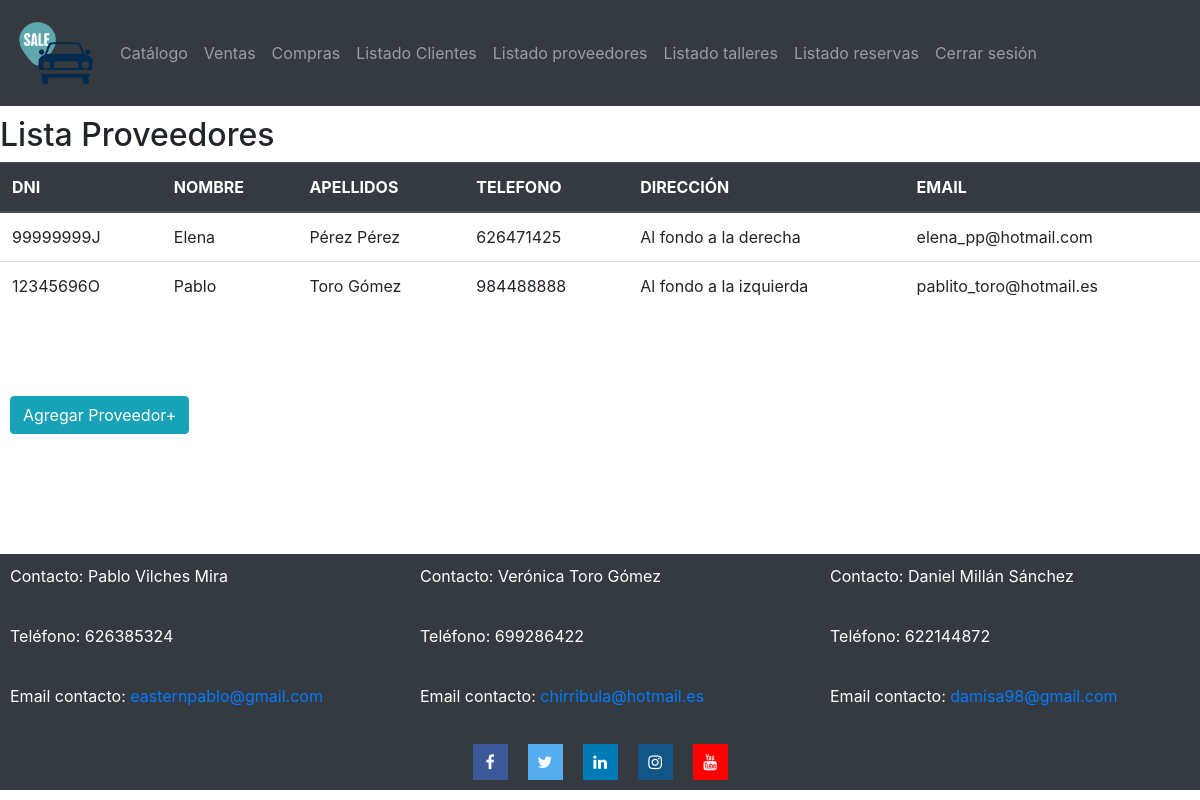
Screenshot of /listar/proveedores/ (signed in) with the database file from the repository.
### catalogo/models.py (models this page shows, shortened)
class Proveedor(models.Model):
    proveedor_id = models.AutoField(primary_key=True)
    dni = models.CharField(max_length=9)
    nombre = models.CharField(max_length=50)
    apellidos = models.CharField(max_length=50)
    telefono = models.CharField(max_length=9)
    direccion = models.CharField(max_length=100)
    email = models.EmailField(max_length=50)

### catalogo/views.py (the view)
# urls.py: path("listar/proveedores/", views.listar_proveedores, name="Listado proveedores - Concesionario"),
@login_required(login_url="/concesionario/login")
def listar_proveedores(request):
    proveedores = Proveedor.objects.all()
    return render(request, "listar_proveedores.html",{"proveedores":proveedores})

### catalogo/templates/listar_proveedores.html (shortened to what this page needs)
{% extends "base.html" %}
{% block content %}
<h2>Lista Proveedores</h2>
<table class="table">
    <thead class="thead-dark">
      <tr>
        <th>DNI</th>
        <th>NOMBRE</th>
        <th>APELLIDOS</th>
        <th>TELEFONO</th>
        <th>DIRECCIÓN</th>
        <th>EMAIL</th>
      </tr>
    </thead>
    <tbody>
        {% for proveedor in proveedores %}
        <tr>
            <td>{{proveedor.dni}}</td>
            <td>{{proveedor.nombre}}</td>
            <td>{{proveedor.apellidos}}</td>
            <td>{{proveedor.telefono}}</td>
            <td>{{proveedor.direccion}}</td>
            <td>{{proveedor.email}}</td>
        </tr>
        {% endfor %}
    </tbody>
</table>
<a href="/concesionario/nuevo/proveedor"><button class="btn btn-info">Agregar Proveedor+</button></a>
{% endblock %}

### catalogo/static/css/estilos.css (style rules this page uses)
.btn-info { margin-left: 10px; }
div#content button { margin-top: 70px; }

### rows the page displays
Proveedor: dni "99999999J", nombre "Elena", apellidos "Pérez Pérez", telefono "626471425", direccion "Al fondo a la derecha", email "elena_pp@hotmail.com"
Proveedor: dni "12345696O", nombre "Pablo", apellidos "Toro Gómez", telefono "984488888", direccion "Al fondo a la izquierda", email "pablito_toro@hotmail.es"
